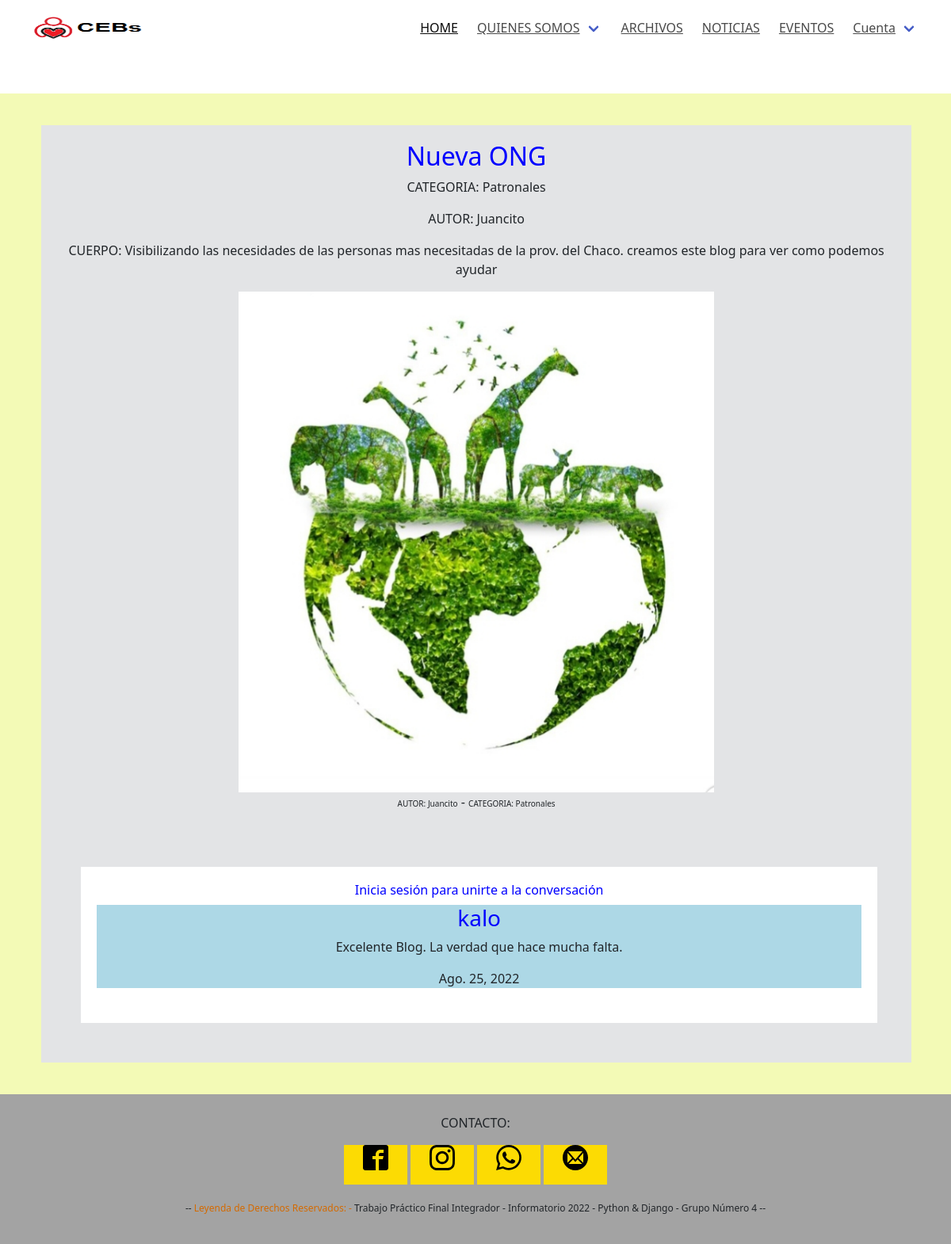
Page /Noticias/detalles/Nueva ONG on the committed database.
### apps/noticias/models.py (models this page shows, shortened)
class Noticia(models.Model):
    titulo = models.CharField(max_length=120)
    creado = models.DateField(auto_now_add=True)
    cuerpo = models.TextField()
    autor = models.CharField(max_length=50, null=True, blank=True)
    imagen = models.ImageField(upload_to = 'noticias',null=True, blank=True)
    categoria = models.ForeignKey(Categoria, on_delete=models.CASCADE, null = True)

class Categoria(models.Model):
    nombre = models.CharField(max_length=60)
    decripcion = models.CharField(max_length=250, null=True, blank=True)
    def __str__(self):
        return self.nombre

class Comentario(models.Model):
    usuario = models.ForeignKey(Usuario, null=False, on_delete=models.CASCADE)
    creado = models.DateField(auto_now_add=True)
    cuerpo = models.TextField()
    titulo = models.ForeignKey(Noticia, on_delete=models.CASCADE, null = True)
    class Meta:
        ordering = ['creado']

### apps/usuarios/models.py (models this page shows)
class Usuario(AbstractUser):
    pass

### apps/noticias/views.py (the view)
# urls.py: path('detalles/<str:titulo>', views.Detallar, name = 'noticia_detalles')
def Detallar(request, titulo):
    if titulo:
        noticia = Noticia.objects.get(titulo=titulo)
        if noticia:
            ctx = {}
            ctx['notis'] = noticia
            comentarios = Comentario.objects.filter(titulo=noticia.id)
            if comentarios:
                ctx['coments'] = comentarios
            new_comment=None
            if request.method == 'POST' and request.user.is_authenticated:
                comment_form = FormularioComentar(data=request.POST)
                if comment_form.is_valid():
                    idNoticia=request.POST['IdNoticia']
                    new_comment = comment_form.save(commit=False)
                    new_comment.titulo = Noticia.objects.only('titulo').get(pk=idNoticia)
                    new_comment.usuario = request.user
                    new_comment.save()
            else:
                 comment_form = FormularioComentar()
            ctx['comment_form'] = comment_form
            ctx['new_comment'] = new_comment
        return render(request, 'noticias/noticia_detalles.html', ctx)
    else:
        return redirect(Listar(request))

### templates/noticias/noticia_detalles.html
{% extends 'base.html' %}
{% load static %}
{% block contenido %}
    <div class="noticia_entera">
    <h2>{{ notis.titulo }}</h2>
        <p>CATEGORIA: {{ notis.categoria }}</p>
        {% if notis.autor %}
            <p>AUTOR: {{ notis.autor }}</P>
        {% endif %}
        <p>CUERPO: {{ notis.cuerpo|safe }}</p>
        {% if notis.imagen %}
            <img src="{{ notis.imagen.url }}" class="img_ancho_2">
        {% else%}
            <p>NO TIENE IMAGEN </p>
        {% endif %}
        <p><span class="txt_secundario">AUTOR: {{ notis.autor }}</span> - <span class="txt_secundario">CATEGORIA: {{ notis.categoria }}</span></p>
        <br>
        <div class="Cajacomentarios">
            {% if user.is_authenticated %}
                <div class="ComentarUsuario">
                    <label>COMENTARIOS</label>
                    <form method="post">
                        <input type="hidden" name="IdNoticia" value="{{notis.pk}}">
                        {% csrf_token %}
                        {{ comment_form.as_p }}
                      <button type="submit" class="btn btn-primary  btn-lg">Submit</button>
                    </form>
                </div>
                {% if new_comment %}
                <div class="comentarioUsuario">
                    <div class="comentario" style="background:green;">
                    <h3>{{new_comment.usuario}}</h3>
                    <p>{{new_comment.cuerpo}}</p>
                    <h7>{{new_comment.creado}}</h7>
                    </div>
                    <br>
                </div>
                {% endif %}
            {% else %}
            <div class="IniciaSesion">
                <h6>Inicia sesión para unirte a la conversación</h6>
            </div>
            {% endif %}
        {% for coment in coments %}
            <div class="comentario" style="background:lightblue;">
            <h3>{{coment.usuario}}</h3>
            <p>{{coment.cuerpo}}</p>
            <h7>{{coment.creado}}</h7>
            </div>
            <br>
        {% endfor %}
        </div>
    </div>
{% endblock contenido %}

### static/css/main.css (style rules this page uses)
:root { --primary-font-color1: #ffffff; --primary-font-color2: #007bff; }
.h2, .h3, .h4, .h5, .h6, h1, h2, h3, h4, h5, h6 { margin-bottom: .5rem; font-family: inherit; font-weight: 500; line-height: 1.2; color: blue }
.h2, h2 { font-size: 2rem }
html,body { font-family: -apple-system, BlinkMacSystemFont, "Segoe UI", Roboto, Oxygen-Sans, Ubuntu, Cantarell, "Helvetica Neue", sans-serif; font-size: 14px; background: #F0F2F4; }
.caja_noticia, .noticia_entera, .Cajacomentarios { font-family: inherit; padding-top: 20px; padding-right: 20px; padding-bottom: 20px; padding-left: 20px; margin: 30px; box-sizing: border-box; float: left; }
.txt_secundario { font-size: 10px; }
.noticia_entera { width: 95%; text-align: center; background-color: #e3e4e6; }
.img_ancho_2 { width: 600px; }
.Cajacomentarios { width: 95%; background-color: #ffffff; }

### rows in the picture
Noticia: titulo "Nueva ONG", categoria "Patronales", autor "Juancito", cuerpo "Visibilizando las necesidades de las personas mas necesitadas de la prov. del Chaco. creamos este blog para ver como podemos ayudar", imagen (picture)
Comentario: usuario "kalo", cuerpo "Excelente Blog. La verdad que hace mucha falta.", creado "Ago. 25, 2022"
